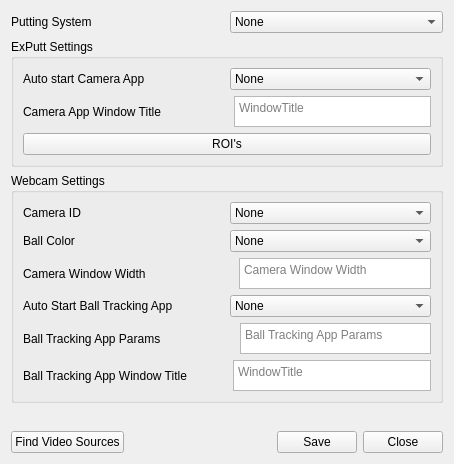
<?xml version="1.0" encoding="UTF-8"?>
<ui version="4.0">
 <class>PuttingForm</class>
 <widget class="QWidget" name="PuttingForm">
  <property name="windowModality">
   <enum>Qt::ApplicationModal</enum>
  </property>
  <property name="geometry">
   <rect>
    <x>0</x>
    <y>0</y>
    <width>454</width>
    <height>464</height>
   </rect>
  </property>
  <property name="windowTitle">
   <string>Putting Settings</string>
  </property>
  <layout class="QHBoxLayout" name="horizontalLayout">
   <item>
    <layout class="QVBoxLayout" name="verticalLayout_10">
     <property name="sizeConstraint">
      <enum>QLayout::SetNoConstraint</enum>
     </property>
     <item>
      <layout class="QVBoxLayout" name="verticalLayout_8">
       <item>
        <layout class="QHBoxLayout" name="horizontalLayout_3">
         <item>
          <widget class="QLabel" name="label">
           <property name="text">
            <string>Putting System</string>
           </property>
          </widget>
         </item>
         <item>
          <widget class="QComboBox" name="putting_system_combo">
           <item>
            <property name="text">
             <string>None</string>
            </property>
           </item>
           <item>
            <property name="text">
             <string>New Item</string>
            </property>
           </item>
          </widget>
         </item>
        </layout>
       </item>
       <item>
        <layout class="QVBoxLayout" name="verticalLayout">
         <item>
          <widget class="QGroupBox" name="groupBox">
           <property name="title">
            <string>ExPutt Settings</string>
           </property>
           <layout class="QVBoxLayout" name="verticalLayout_3">
            <item>
             <layout class="QHBoxLayout" name="horizontalLayout_10">
              <item>
               <widget class="QLabel" name="label_6">
                <property name="text">
                 <string>Auto start Camera App</string>
                </property>
               </widget>
              </item>
              <item>
               <widget class="QComboBox" name="exputt_camera_auto_start_combo">
                <item>
                 <property name="text">
                  <string>None</string>
                 </property>
                </item>
                <item>
                 <property name="text">
                  <string>New Item</string>
                 </property>
                </item>
               </widget>
              </item>
             </layout>
            </item>
            <item>
             <layout class="QHBoxLayout" name="horizontalLayout_11">
              <item>
               <widget class="QLabel" name="label_8">
                <property name="text">
                 <string>Camera App Window Title                    </string>
                </property>
               </widget>
              </item>
              <item>
               <widget class="QPlainTextEdit" name="exputt_camera_window_title_edit">
                <property name="sizePolicy">
                 <sizepolicy hsizetype="Expanding" vsizetype="Maximum">
                  <horstretch>0</horstretch>
                  <verstretch>0</verstretch>
                 </sizepolicy>
                </property>
                <property name="maximumSize">
                 <size>
                  <width>16777215</width>
                  <height>31</height>
                 </size>
                </property>
                <property name="toolTip">
                 <string>Window Title</string>
                </property>
                <property name="verticalScrollBarPolicy">
                 <enum>Qt::ScrollBarAsNeeded</enum>
                </property>
                <property name="tabChangesFocus">
                 <bool>true</bool>
                </property>
                <property name="lineWrapMode">
                 <enum>QPlainTextEdit::WidgetWidth</enum>
                </property>
                <property name="placeholderText">
                 <string>WindowTitle</string>
                </property>
               </widget>
              </item>
             </layout>
            </item>
            <item>
             <widget class="QPushButton" name="rois_button">
              <property name="text">
               <string>ROI's</string>
              </property>
             </widget>
            </item>
           </layout>
          </widget>
         </item>
         <item>
          <widget class="QGroupBox" name="groupBox_2">
           <property name="title">
            <string>Webcam Settings</string>
           </property>
           <layout class="QVBoxLayout" name="verticalLayout_2">
            <item>
             <layout class="QHBoxLayout" name="horizontalLayout_4">
              <item>
               <widget class="QLabel" name="label_2">
                <property name="text">
                 <string>Camera ID</string>
                </property>
               </widget>
              </item>
              <item>
               <widget class="QComboBox" name="webcam_camera_combo">
                <item>
                 <property name="text">
                  <string>None</string>
                 </property>
                </item>
                <item>
                 <property name="text">
                  <string>New Item</string>
                 </property>
                </item>
               </widget>
              </item>
             </layout>
            </item>
            <item>
             <layout class="QHBoxLayout" name="horizontalLayout_5">
              <item>
               <widget class="QLabel" name="label_3">
                <property name="text">
                 <string>Ball Color</string>
                </property>
               </widget>
              </item>
              <item>
               <widget class="QComboBox" name="webcam_ball_color_combo">
                <item>
                 <property name="text">
                  <string>None</string>
                 </property>
                </item>
                <item>
                 <property name="text">
                  <string>New Item</string>
                 </property>
                </item>
               </widget>
              </item>
             </layout>
            </item>
            <item>
             <layout class="QHBoxLayout" name="horizontalLayout_12">
              <item>
               <widget class="QLabel" name="webcam_window_width_label">
                <property name="text">
                 <string>Camera Window Width                          </string>
                </property>
               </widget>
              </item>
              <item>
               <widget class="QPlainTextEdit" name="webcam_putting_width_edit">
                <property name="sizePolicy">
                 <sizepolicy hsizetype="Expanding" vsizetype="Maximum">
                  <horstretch>0</horstretch>
                  <verstretch>0</verstretch>
                 </sizepolicy>
                </property>
                <property name="maximumSize">
                 <size>
                  <width>16777215</width>
                  <height>31</height>
                 </size>
                </property>
                <property name="toolTip">
                 <string>Window Title</string>
                </property>
                <property name="verticalScrollBarPolicy">
                 <enum>Qt::ScrollBarAsNeeded</enum>
                </property>
                <property name="tabChangesFocus">
                 <bool>true</bool>
                </property>
                <property name="lineWrapMode">
                 <enum>QPlainTextEdit::WidgetWidth</enum>
                </property>
                <property name="placeholderText">
                 <string>Camera Window Width</string>
                </property>
               </widget>
              </item>
             </layout>
            </item>
            <item>
             <layout class="QHBoxLayout" name="horizontalLayout_7">
              <item>
               <widget class="QLabel" name="label_5">
                <property name="text">
                 <string>Auto Start Ball Tracking App</string>
                </property>
               </widget>
              </item>
              <item>
               <widget class="QComboBox" name="webcam_auto_start_combo">
                <item>
                 <property name="text">
                  <string>None</string>
                 </property>
                </item>
                <item>
                 <property name="text">
                  <string>New Item</string>
                 </property>
                </item>
               </widget>
              </item>
             </layout>
            </item>
            <item>
             <layout class="QHBoxLayout" name="horizontalLayout_8">
              <item>
               <widget class="QLabel" name="ball_tracking_app_params_label">
                <property name="text">
                 <string>Ball Tracking App Params                      </string>
                </property>
               </widget>
              </item>
              <item>
               <widget class="QPlainTextEdit" name="ball_tracking_app_params_edit">
                <property name="sizePolicy">
                 <sizepolicy hsizetype="Expanding" vsizetype="Maximum">
                  <horstretch>0</horstretch>
                  <verstretch>0</verstretch>
                 </sizepolicy>
                </property>
                <property name="maximumSize">
                 <size>
                  <width>16777215</width>
                  <height>31</height>
                 </size>
                </property>
                <property name="toolTip">
                 <string>Window Title</string>
                </property>
                <property name="verticalScrollBarPolicy">
                 <enum>Qt::ScrollBarAsNeeded</enum>
                </property>
                <property name="tabChangesFocus">
                 <bool>true</bool>
                </property>
                <property name="lineWrapMode">
                 <enum>QPlainTextEdit::WidgetWidth</enum>
                </property>
                <property name="placeholderText">
                 <string>Ball Tracking App Params</string>
                </property>
               </widget>
              </item>
             </layout>
            </item>
            <item>
             <layout class="QHBoxLayout" name="horizontalLayout_9">
              <item>
               <widget class="QLabel" name="label_7">
                <property name="text">
                 <string>Ball Tracking App Window Title            </string>
                </property>
               </widget>
              </item>
              <item>
               <widget class="QPlainTextEdit" name="webcam_window_title_edit">
                <property name="sizePolicy">
                 <sizepolicy hsizetype="Expanding" vsizetype="Maximum">
                  <horstretch>0</horstretch>
                  <verstretch>0</verstretch>
                 </sizepolicy>
                </property>
                <property name="maximumSize">
                 <size>
                  <width>16777215</width>
                  <height>31</height>
                 </size>
                </property>
                <property name="toolTip">
                 <string>Window Title</string>
                </property>
                <property name="verticalScrollBarPolicy">
                 <enum>Qt::ScrollBarAsNeeded</enum>
                </property>
                <property name="tabChangesFocus">
                 <bool>true</bool>
                </property>
                <property name="lineWrapMode">
                 <enum>QPlainTextEdit::WidgetWidth</enum>
                </property>
                <property name="placeholderText">
                 <string>WindowTitle</string>
                </property>
               </widget>
              </item>
             </layout>
            </item>
           </layout>
          </widget>
         </item>
        </layout>
       </item>
      </layout>
     </item>
     <item>
      <spacer name="verticalSpacer">
       <property name="orientation">
        <enum>Qt::Vertical</enum>
       </property>
       <property name="sizeHint" stdset="0">
        <size>
         <width>20</width>
         <height>40</height>
        </size>
       </property>
      </spacer>
     </item>
     <item>
      <layout class="QHBoxLayout" name="horizontalLayout_2">
       <item>
        <widget class="QPushButton" name="find_video_sources_button">
         <property name="sizePolicy">
          <sizepolicy hsizetype="Fixed" vsizetype="Fixed">
           <horstretch>0</horstretch>
           <verstretch>0</verstretch>
          </sizepolicy>
         </property>
         <property name="toolTip">
          <string>Save Changes</string>
         </property>
         <property name="layoutDirection">
          <enum>Qt::LeftToRight</enum>
         </property>
         <property name="text">
          <string>Find Video Sources</string>
         </property>
        </widget>
       </item>
       <item>
        <spacer name="horizontalSpacer">
         <property name="orientation">
          <enum>Qt::Horizontal</enum>
         </property>
         <property name="sizeHint" stdset="0">
          <size>
           <width>40</width>
           <height>20</height>
          </size>
         </property>
        </spacer>
       </item>
       <item>
        <widget class="QPushButton" name="save_button">
         <property name="sizePolicy">
          <sizepolicy hsizetype="Fixed" vsizetype="Fixed">
           <horstretch>0</horstretch>
           <verstretch>0</verstretch>
          </sizepolicy>
         </property>
         <property name="toolTip">
          <string>Save Changes</string>
         </property>
         <property name="layoutDirection">
          <enum>Qt::LeftToRight</enum>
         </property>
         <property name="text">
          <string>Save</string>
         </property>
        </widget>
       </item>
       <item>
        <widget class="QPushButton" name="close_button">
         <property name="sizePolicy">
          <sizepolicy hsizetype="Fixed" vsizetype="Fixed">
           <horstretch>0</horstretch>
           <verstretch>0</verstretch>
          </sizepolicy>
         </property>
         <property name="toolTip">
          <string>Close Form</string>
         </property>
         <property name="text">
          <string>Close</string>
         </property>
        </widget>
       </item>
      </layout>
     </item>
    </layout>
   </item>
  </layout>
 </widget>
 <resources/>
 <connections/>
</ui>
